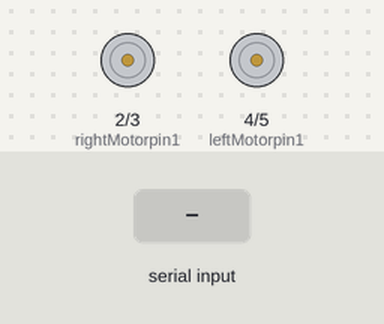
A sketch run on a simulated Arduino Uno, built with avr-gcc and run on an emulated ATmega328P. Shown: motor-driver pin pairs drawn as motors (green arrow = first pin HIGH = forward, orange = second pin HIGH = backward, longer = more drive, scaled by the enable pin). The inputs (shaded band) are chosen by the test bench.

Above: at 9.2 s.
9.3 s: "90,45\n" received over Serial
At 9.9 s:
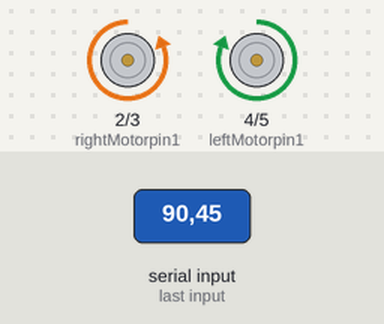
10.8 s: "0\n" received over Serial
At 12.0 s:
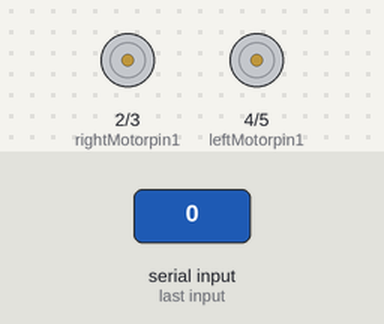
12.3 s: "1\n" received over Serial
13.8 s: "180\n" received over Serial
At 14.6 s:
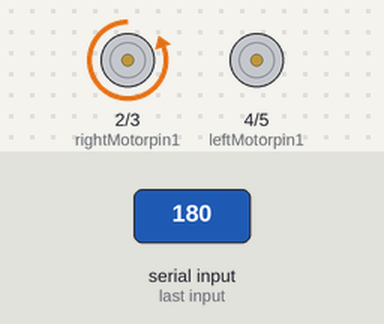
15.3 s: "0\n" received over Serial
At 15.7 s:
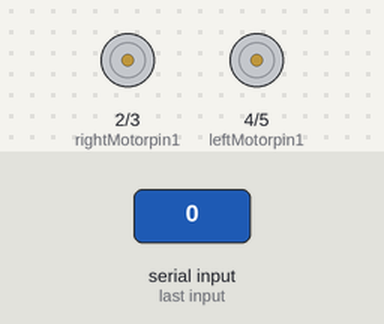
16.8 s: "90\n" received over Serial
At 18.0 s:
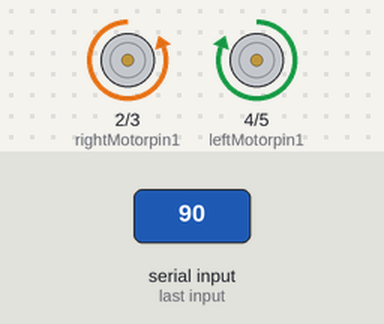
Timing chart, 0 to 19.3 s (numbered marks = the images above; inputs shaded):
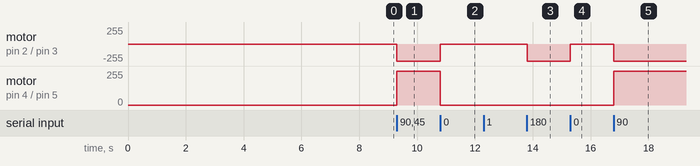

Measured:
- after the input at 9.3 s, motor on pin 2 (rightMotorpin1) / pin 3 (rightMotorpin2): stopped → backward 255/255 at once; motor on pin 4 (leftMotorpin1) / pin 5 (leftMotorpin2): stopped → forward 255/255 at once
- after the input at 10.8 s, motor on pin 2 (rightMotorpin1) / pin 3 (rightMotorpin2): backward 255/255 → stopped at once; motor on pin 4 (leftMotorpin1) / pin 5 (leftMotorpin2): forward 255/255 → stopped at once
- after the input at 13.8 s, motor on pin 2 (rightMotorpin1) / pin 3 (rightMotorpin2): stopped → backward 255/255 at once
- after the input at 15.3 s, motor on pin 2 (rightMotorpin1) / pin 3 (rightMotorpin2): backward 255/255 → stopped at once
- after the input at 16.8 s, motor on pin 2 (rightMotorpin1) / pin 3 (rightMotorpin2): stopped → backward 255/255 at once; motor on pin 4 (leftMotorpin1) / pin 5 (leftMotorpin2): stopped → forward 255/255 at once

The sketch:

serialcommunication.ino
```cpp
const int sensorPin[] = {A0, A1, A2};
int distance[3];//array to store calculated distance from sensors
String string;
int command;
int leftMotorpin1 = 4;
int leftMotorpin2 = 5;
int leftMotorENApin = 10;//pin to control speed of left motor
int rightMotorpin1 = 2;
int rightMotorpin2 = 3;
int rightMotorENBpin = 9;
const float MCU_VOLTAGE = 5.0;


void readDistance(int sensor){

  float volts = 0;
  int tempDistance = 0;
  int sensorValue = analogRead(sensorPin[sensor]); //read analog pin of sensor
  volts = sensorValue * (MCU_VOLTAGE / 1024.0);
  tempDistance = 120.8* pow(volts, -1.058); // convert voltage into distance with the equation of the curve of best fit from sensor data sheet (mm)

  while (!    ((tempDistance >= 30) && (tempDistance <= 300)) ){
    sensorValue = analogRead(sensorPin[sensor]);
    volts = sensorValue * (MCU_VOLTAGE / 1024.0);
    tempDistance = 120.8 * pow(volts, -1.058);

    if (tempDistance > 300) { // if distance calculated is more than 30cm (outside reliable range of sensor)
    tempDistance = 500; // assign dummy value
    break;
    }

  }

  distance[sensor] = tempDistance;

}

void setup() {
  Serial.begin(38400); //establish braud rate of serial communciation

// set pin mode of motors
  pinMode(leftMotorpin1, OUTPUT);
  pinMode(leftMotorpin2, OUTPUT);
  pinMode(leftMotorENApin, OUTPUT);
  pinMode(rightMotorpin1, OUTPUT);
  pinMode(rightMotorpin2, OUTPUT);
  pinMode(rightMotorENBpin, OUTPUT);


// while serial communciation not established, wait.
 while (!Serial) {
  ;
 }


  //physically indicates serial communication is established when LED on arduino blinks twice
  digitalWrite(LED_BUILTIN, HIGH);
  delay(2000);
  digitalWrite(LED_BUILTIN, LOW);
  delay(2000);
  digitalWrite(LED_BUILTIN, HIGH);
  delay(2000);
  digitalWrite(LED_BUILTIN, LOW);
  delay(2000);

}

void loop() {


  if (Serial.available()) {
    string = Serial.readStringUntil('\n');
    string.trim();
    command = string.toInt();


    if (command == 1550){ //read infrared distance sensor
      readDistance(0);
      readDistance(1);
      readDistance(2);
      Serial.print(distance[0]);
      Serial.print(',');
      Serial.print(distance[1]);
      Serial.print(',');
      Serial.println(distance[2]);
    }

    else if (command == 0){ //stop robot
      digitalWrite(leftMotorpin1, LOW);
      digitalWrite(leftMotorpin2, LOW);
      digitalWrite(rightMotorpin1, LOW);
      digitalWrite(rightMotorpin2, LOW);
    }

    else if (command == 90){ // move forwards (90 degrees)
      analogWrite(leftMotorENApin, 255);
      analogWrite(rightMotorENBpin, 255);
      digitalWrite(leftMotorpin1, HIGH);
      digitalWrite(leftMotorpin2, LOW);
      digitalWrite(rightMotorpin1, LOW);
      digitalWrite(rightMotorpin2, HIGH);

    }

    else if (command == -1){ // move backwards
      analogWrite(leftMotorENApin, 255);
      analogWrite(rightMotorENBpin, 255);
      digitalWrite(leftMotorpin1, LOW);
      digitalWrite(leftMotorpin2, HIGH);
      digitalWrite(rightMotorpin1, HIGH);
      digitalWrite(rightMotorpin2, LOW);

    }
    else if (command == 1){ // turn left (0 degrees)
      analogWrite(leftMotorENApin, 0);
      analogWrite(rightMotorENBpin, 255);
      digitalWrite(rightMotorpin1, LOW);
      digitalWrite(rightMotorpin2, HIGH);
    }

    else if (command == 180){ // turn right (180 degrees)
      analogWrite(leftMotorENApin, 255);
      analogWrite(rightMotorENBpin, 0);
      digitalWrite(leftMotorpin1, HIGH);
      digitalWrite(leftMotorpin2, LOW);
    }
    else if (command == 45){ // turn slightly left (45 degrees)
      analogWrite(leftMotorENApin, 180);
      analogWrite(rightMotorENBpin, 255);
      digitalWrite(leftMotorpin1, HIGH);
      digitalWrite(leftMotorpin2, LOW);
      digitalWrite(rightMotorpin1, LOW);
      digitalWrite(rightMotorpin2, HIGH);
    }

    else if (command == 135){ // turn slightly right (135 degrees)
      analogWrite(leftMotorENApin, 255);
      analogWrite(rightMotorENBpin, 180);
      digitalWrite(leftMotorpin1, HIGH);
      digitalWrite(leftMotorpin2, LOW);
      digitalWrite(rightMotorpin1, LOW);
      digitalWrite(rightMotorpin2, HIGH);
    }
 }
}
```
